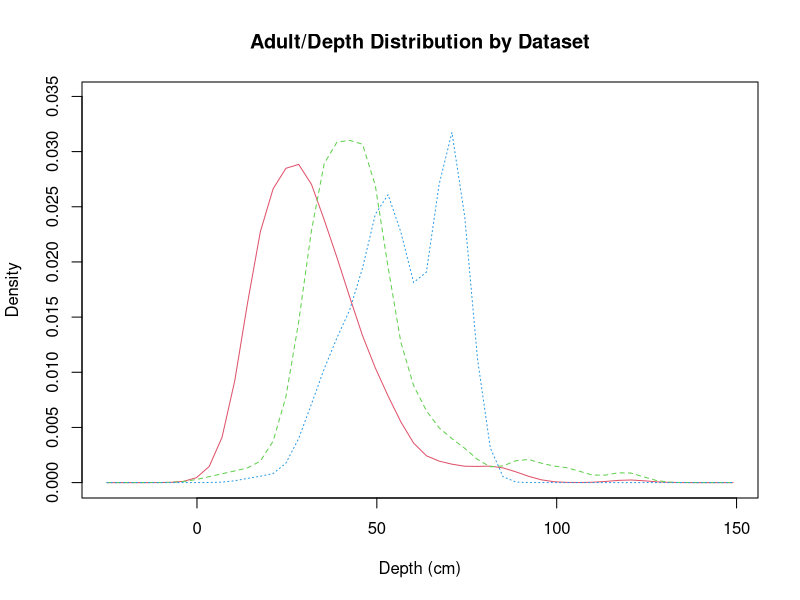

Reproduce this figure in R. (Note: this script raises an error after producing the figure.)
## SAS curves - model build
## adult 

## produces probability curves for depth & velocity, for adult and juvenile
## also data distributions 

## packages

library(tidyverse)
library(tidyr)
library(sm)
library(lubridate) # work with dates
library(dplyr)     # data manipulation (filter, summarize, mutate)
library(ggplot2)   # graphics
library(gridExtra) # tile several plots next to each other
library(scales)
library(data.table)

getwd()

## depth
ad_depth_con <- read.csv("output_data/bio/01_adult_depth_continuous_updated.csv") ## all wulff incl and thompson removed - remove SAWA?
ad_depth_cat <- read.csv("output_data/bio/01_adult_depth_categorical.csv")

# ad_depth_red <- subset(ad_depth_con, !Dataset=="Thompson")
all_depth <- rbind(ad_depth_con, ad_depth_cat)

unique(all_depth$Dataset) # 4 datasets, 

depth_freq <- all_depth %>% 
  uncount(Abundance)
# hist(depth_freq$Depth)

depth_freq <- subset(depth_freq, !Dataset=="SAWA")
dim(depth_freq) ## 1376


# Adult data distribution -------------------------------------------------------


# ## compare different data sets
unique(depth_freq$Dataset)

sx <- depth_freq$Dataset == "Saiki"
wx <- depth_freq$Dataset == "Wulff"
smx <- depth_freq$Dataset == "SMEA"

depth_freq$Dataset_num[sx] <- 1
depth_freq$Dataset_num[wx] <- 2
depth_freq$Dataset_num[smx] <- 3


attach(depth_freq)

# create value labels
data.f <- factor(Dataset_num, levels= 1:3,
                 labels = c( "Saiki", "Wulff", "SMEA"))

# plot densities
sm.density.compare(as.vector(Depth), Dataset_num, xlab="Depth (cm)")
title(main="Adult/Depth Distribution by Dataset")

# add legend via mouse click
colfill<-c(2:(2+length(levels(data.f))))
legend(locator(1), levels(data.f), fill=colfill)


# Adult model build -------------------------------------------------------

# ## validation
# library(boot)
# 
# set.seed(231241)
# mean_df <- function(dataset, i) median(dataset[i, "Depth"])
# res <- boot(depth_freq, mean_df, 1000)
# res

## check data
unique(depth_freq$Dataset) ## 3 datasets, 1376
mean(depth_freq$Depth) ## 44.4

## histogram with normal curve
x <-depth_freq$Depth
h<-hist(x, breaks=10, col="red", xlab="Depth (cm)",
        main="Adult/Depth Histogram with Normal Curve")
xfit<-seq(min(x),max(x),length=130)
yfit<-dnorm(xfit,mean=mean(x),sd=sd(x))
yfit <- yfit*diff(h$mids[1:2])*length(x)
lines(xfit, yfit, col="blue", lwd=2)
# plot(density(depth_freq$Depth))


## probability curve - histogram scaled and centered depth, then transformed back to raw depth
png("figures/bio/02_SAS_Adult_velocity_Prob_curve.png", width = 700, height = 700)

depth_freq$Scaled_Depth <-scale(depth_freq$Depth, scale=T, center=T)
scaled_x <- depth_freq$Scaled_Depth
h <- hist(scaled_x, plot=F)
xfit<-seq(min(scaled_x),max(scaled_x),length=120)
yfit<-dnorm(xfit,mean=mean(scaled_x),sd=sd(scaled_x))
## x axis with raw depth values
xfit_r <- seq(min(depth_freq$Depth), max(depth_freq$Depth), length=120)
## plot curve with raw depth axis
plot(xfit_r, yfit, axes=FALSE, xlab='', ylab='', type='l', col='', main = "" )
axis(1, at=pretty(xfit_r))
par(new=TRUE)
#plot the line with no axes or labels
plot(xfit, yfit, axes=FALSE, xlab='Depth (cm)', ylab='Probability', type='l', col='red', main = "Adult/Depth: Probability curve" )
#add these now with axis
par(new=TRUE)
axis(2, at=pretty(range(yfit)))

dev.off()

## data frame with probabilities and depth - to combine with hydraulic data

fitdata <- data.frame(matrix(ncol=2, nrow=length(yfit)))
fitdata[,1] <- xfit_r
fitdata[,2] <- yfit
colnames(fitdata) <- c("depth_fit", "prob_fit")
head(fitdata)

write.csv(fitdata, "output_data/Models/02_adult_depth_prob_curve_data.csv")


# Velocity ----------------------------------------------------------------


## adult
ad_vel_con <- read.csv("output_data/bio/01_adult_velocity_continuous_updated.csv")
# dim(ad_vel_con) ## 343
# unique(ad_vel_con$Dataset) ## 2 datasets

all_vel <- ad_vel_con

vel_freq <- all_vel %>% 
  uncount(Abundance)
vel_freq <- na.omit(vel_freq)

# Adult Data distribution -------------------------------------------------------

## data distribution by dataset

all_vel <- ad_vel_con

vel_freq <- all_vel %>% 
  uncount(Abundance)
vel_freq <- na.omit(vel_freq)

tx <- vel_freq$Dataset == "Saiki"
wx <- vel_freq$Dataset == "Wulff"

vel_freq$Dataset_num[tx] <- 1
vel_freq$Dataset_num[wx] <- 2

attach(vel_freq)

# create value labels
data.f <- factor(Dataset_num, levels= 1:2,
                 labels = c("Saiki", "Wulff"))
data.f
# plot densities
sm.density.compare(as.vector(Velocity), Dataset_num, xlab="Velocity m/s")
title(main="Adult/Velocity")

# add legend via mouse click
colfill<-c(2:(2+length(levels(data.f))))
legend(locator(1), levels(data.f), fill=colfill)


# Adult model build -------------------------------------------------------

## need to predict outside of the velocity range from the curve. 

# check data
# unique(vel_freq$Dataset)
# mean(vel_freq$Velocity) ## 0.6121954
# dim(vel_freq) ## 1167
# range(vel_freq$Velocity)

## probability curve
vel_freq$Scaled_Vel <-scale(vel_freq$Velocity, scale=T, center=T)
scaled_x <- vel_freq$Scaled_Vel
h <- hist(scaled_x, plot=F)
xfit<-seq(min(scaled_x),max(scaled_x),length=1000)
yfit<-dnorm(xfit,mean=mean(scaled_x),sd=sd(scaled_x))

## x axis with raw velocity values
xfit_r <- seq(min(vel_freq$Velocity), max(vel_freq$Velocity), length=1000)

## plot curve with raw depth axis
png("figures/bio/02_SAS_Adult_velocity_Prob_curve.png", width = 700, height = 700)

plot(xfit_r, yfit, axes=FALSE, xlab='', ylab='', type='l', col='', main = "" )
axis(1, at=pretty(xfit_r), cex.axis=2)
par(new=TRUE)
#plot the line with no axes or labels
plot(xfit, yfit, axes=FALSE, xlab='Velocity (m/s)', ylab='Probability', type='l', col='red', main = "Adult/Velocity",
     cex.main = 2, cex.axis=2, cex.lab=2)
## add 1sd shift
par(new=TRUE)

#add these now with axis

axis(2, at=pretty(range(yfit)), cex.axis=2)
dev.off()
## data frame with probabilities and depth

fitdata <- data.frame(matrix(ncol=2, nrow=length(yfit)))
fitdata[,1] <- xfit_r
fitdata[,2] <- yfit
colnames(fitdata) <- c("velocity_fit", "prob_fit")

write.csv(fitdata, "output_data/Models/02_adult_velocity_prob_curve_data.csv")
